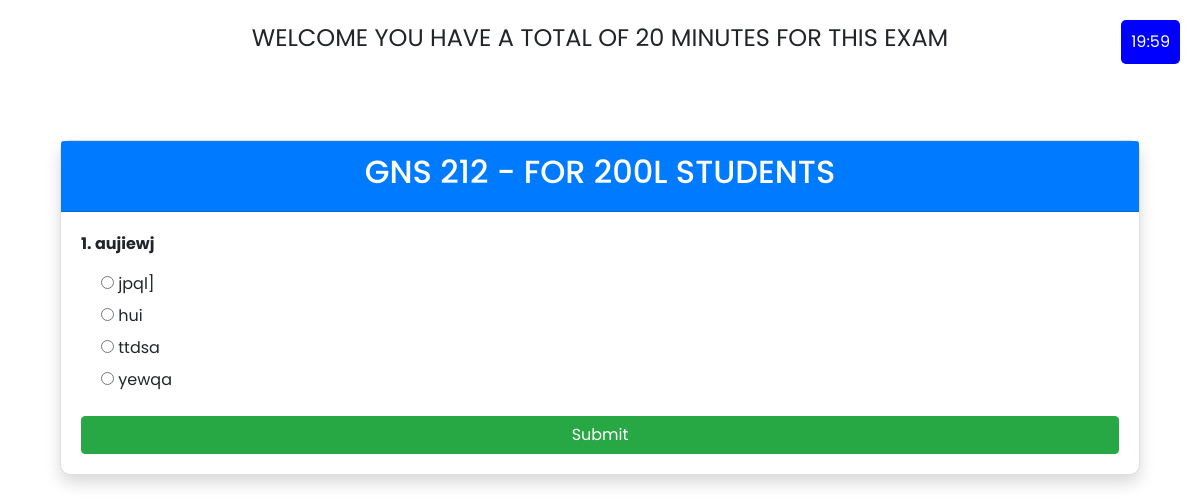
Screenshot of /exams/take_exam/2/ with the database file from the repository.
### exams/models.py (models this page shows, shortened)
class Exam(models.Model):
    title = models.CharField(max_length=200)
    duration = models.IntegerField()  # duration in minutes

class Question(models.Model):
    exam = models.ForeignKey(Exam, on_delete=models.CASCADE)
    text = models.TextField()
    option1 = models.CharField(max_length=200)
    option2 = models.CharField(max_length=200)
    option3 = models.CharField(max_length=200)
    option4 = models.CharField(max_length=200)
    correct_option = models.CharField(max_length=200)

### exams/views.py (the view, shortened to what this page needs)
# urls.py: path('take_exam/<int:exam_id>/', views.take_exam, name='take_exam'),
def take_exam(request, exam_id):
    exam = get_object_or_404(Exam, id=exam_id)
    questions = exam.question_set.all()
    return render(request, 'exams/take_exam.html', {'exam': exam, 'questions': questions})

### exams/templates/exams/take_exam.html (shortened to what this page needs)
{% extends "base_generic.html" %}
{% block content %}
<div class="" style="padding: 20px; text-transform: uppercase; text-align: center;">
  <p style="font-size: 24px;">welcome  you have a total of {{exam.duration}} minutes for this exam
  </p>
</div>
<div class="container mt-5">
  <div class="card shadow">
    <div class="card-header text-center bg-primary text-white">
      <h2>{{ exam.title }}</h2>
      <div id="timer" class="timer-display"></div>
    </div>
    <div class="card-body">
      <form id="examForm" method="post" onsubmit="return confirmSubmission()">
        {% for question in questions %}
          <div class="mb-4">
            <p><strong>{{ forloop.counter }}. {{ question.text }}</strong></p>
            <div class="options">
              <label class="d-block"><input type="radio" name="{{ question.id }}" value="{{ question.option1 }}"> {{ question.option1 }}</label>
              <label class="d-block"><input type="radio" name="{{ question.id }}" value="{{ question.option2 }}"> {{ question.option2 }}</label>
              <label class="d-block"><input type="radio" name="{{ question.id }}" value="{{ question.option3 }}"> {{ question.option3 }}</label>
              <label class="d-block"><input type="radio" name="{{ question.id }}" value="{{ question.option4 }}"> {{ question.option4 }}</label>
            </div>
          </div>
        {% endfor %}
        <button type="submit" class="btn btn-success btn-block">Submit</button>
      </form>
    </div>
  </div>
</div>
{% endblock %}

### exams/templates/exams/take_exam.html (style rules this page uses)
.timer-display { position: fixed; top: 20px; right: 20px; z-index: 999; text-align: center; background-color: blue; color: white; padding: 10px; border-radius: 5px; }
.options { padding-left: 20px; }
.card { border-radius: 10px; }
.card-header { border-radius: 10px 10px 0 0; }

### exams/templates/base_generic.html (style rules this page uses)
* { font-family: "Poppins", sans-serif; }

### rows the page displays
Exam: duration "20", title "GNS 212 - FOR 200L STUDENTS"
Question: text "aujiewj", option1 "jpql]", option2 "hui", option3 "ttdsa", option4 "yewqa"
